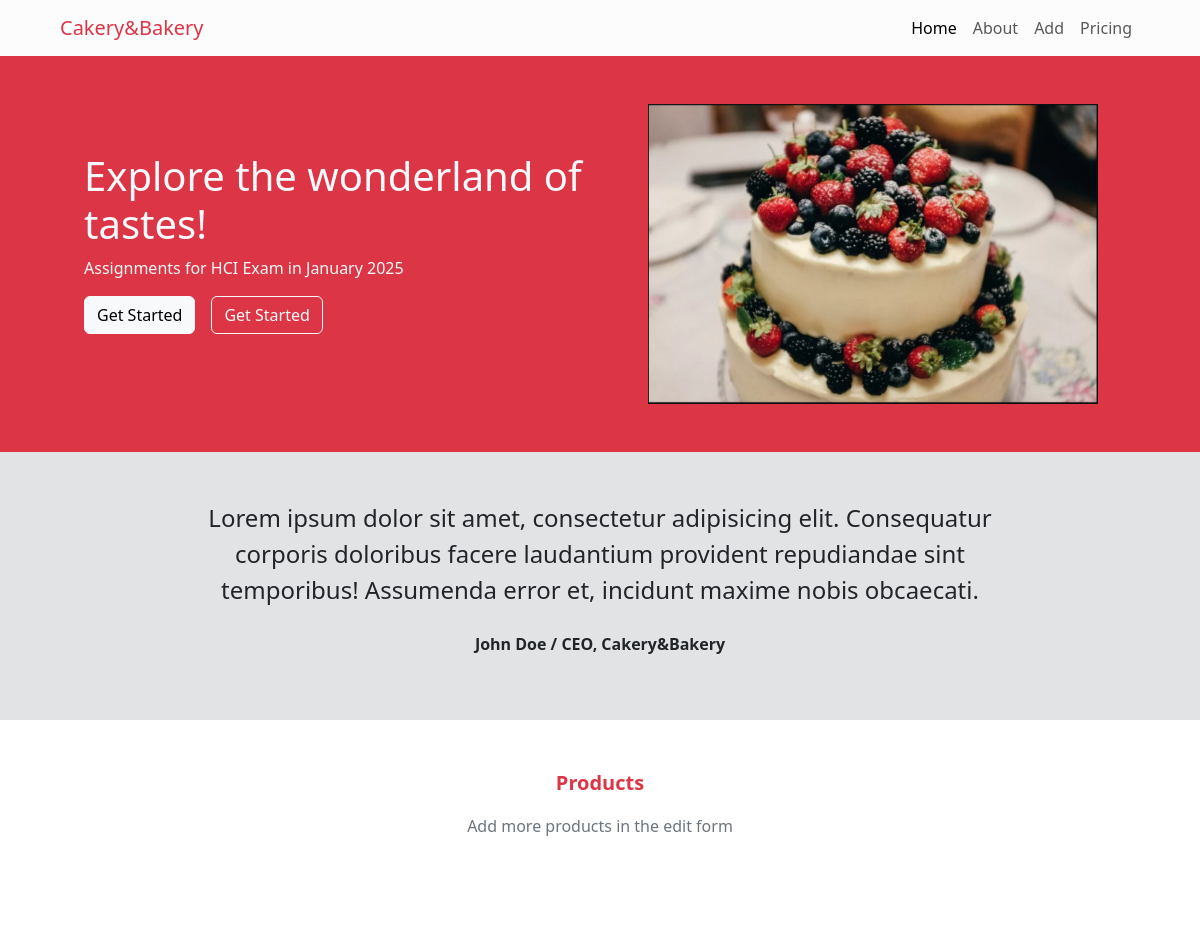
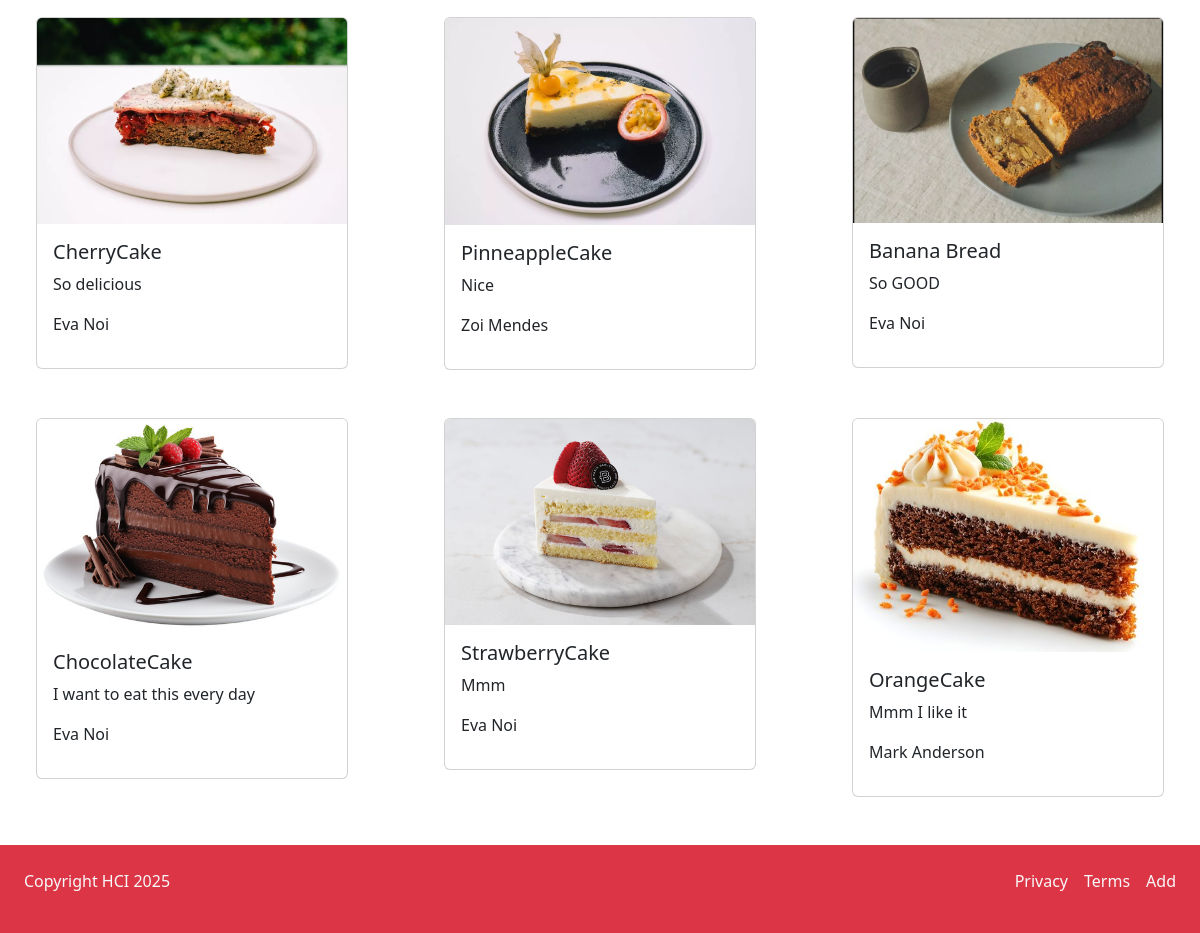
The page / on the database its author committed (2 pictures, top to bottom).
### cake_shop_app/models.py (models this page shows, shortened)
class Cake(models.Model):
    name = models.CharField(max_length=255, null=True, blank=True)
    price = models.IntegerField(null=True, blank=True)
    weight = models.IntegerField(null=True, blank=True)
    description = models.TextField(null=True, blank=True)
    image = models.ImageField(upload_to='cakes/', null=True, blank=True)
    baker = models.ForeignKey('Baker', on_delete=models.CASCADE, null=True, blank=True, related_name='cakes')

class Baker(models.Model):
    first_name = models.CharField(max_length=255, null=True, blank=True)
    last_name = models.CharField(max_length=255, null=True, blank=True)
    phone_number = models.CharField(max_length=255, null=True, blank=True)
    email = models.EmailField(max_length=255, null=True, blank=True)
    user = models.ForeignKey(User, null=True, blank=True, on_delete=models.CASCADE)
    image = models.ImageField(upload_to='bakers/', null=True, blank=True)
    def __str__(self):
        return f"{self.first_name} {self.last_name}"

### cake_shop_app/views.py (the view)
# urls.py: path("", index, name='index'),
def index(request):
    cakes = Cake.objects.all()
    return render(request, 'index.html', context={'cakes' : cakes})

### templates/index.html
{% extends 'base.html' %}
{% load static %}
{% block content %}
    <div class="row bg-danger p-5">
        <div class="col p-5">
            <h1 class="text-light">Explore the wonderland of tastes!</h1>
            <p class="text-light">Assignments for HCI Exam in January 2025</p>
            <div class="d-flex">
                <button class="btn btn-light">Get Started</button>
                <button class="btn btn-outline-light ms-3">Get Started</button>
            </div>
        </div>
        <div class="col">
            <img src="{% static 'main.png' %}" style="width: 450px; height: 300px"/>
        </div>
    </div>
    <div class="row bg-secondary-subtle justify-content-center p-5">
        <p class="fs-4 w-75 text-center">
            Lorem ipsum dolor sit amet, consectetur adipisicing elit. Consequatur corporis doloribus facere laudantium provident repudiandae sint temporibus! Assumenda error et, incidunt maxime nobis obcaecati.
        </p>
        <p class="text-center fw-bold mt-2">
            John Doe / CEO, Cakery&Bakery
        </p>
    </div>
    <div class="row p-5">
        <p class="fs-5 text-danger fw-bold text-center">Products</p>
        <p class="text-secondary text-center">Add more products in the edit form</p>
    </div>
    <div class="row">
    {% for cake in cakes %}
        <div class="col-4 px-5 mt-5">
        <div class="card">
          <img src="{{ cake.image.url }}" class="card-img-top" alt="...">
          <div class="card-body">
            <h5 class="card-title">{{ cake.name }}</h5>
            <p class="card-text">{{ cake.description }}</p>
            <p>{{ cake.baker }}</p>
          </div>
        </div>
        </div>
    {% endfor %}
    </div>
{% endblock %}

### templates/base.html (shortened to what this page needs)
{% load static %}
<!DOCTYPE html>
<html lang="en">
<head>
    <link rel="stylesheet" href="{% static 'bootstrap/css/bootstrap.css' %}"/>
</head>
<body>
<nav class="navbar navbar-expand-lg bg-light-subtle">
  <div class="container-fluid">
    <a class="navbar-brand ms-5 text-danger " href="#">Cakery&Bakery</a>
    <div class="collapse navbar-collapse justify-content-end d-flex pe-5" id="navbarNav">
      <ul class="navbar-nav">
        <li class="nav-item">
          <a class="nav-link active" aria-current="page" href="#">Home</a>
        </li>
        <li class="nav-item">
          <a class="nav-link" href="#">About</a>
        </li>
        <li class="nav-item">
          <a class="nav-link" href="add-cake/">Add</a>
        </li>
        <li class="nav-item">
          <a class="nav-link">Pricing</a>
        </li>
      </ul>
    </div>
  </div>
</nav>
{% block content %}
{% endblock %}
<footer class="bg-danger d-flex justify-content-between p-4 mt-5">
<p class="text-light">Copyright HCI 2025</p>
<ul class="list-unstyled d-flex">
    <li class="text-light">Privacy</li>
    <li class="mx-3 text-light">Terms</li>
    <li class="text-light">Add</li>
</ul>
</footer>
</body>
</html>

### rows shown on the page
Cake: image (picture), name "CherryCake", description "So delicious", baker "Eva Noi"
Cake: image (picture), name "PinneappleCake", description "Nice", baker "Zoi Mendes"
Cake: image (picture), name "Banana Bread", description "So GOOD", baker "Eva Noi"
Cake: image (picture), name "ChocolateCake", description "I want to eat this every day", baker "Eva Noi"
Cake: image (picture), name "StrawberryCake", description "Mmm", baker "Eva Noi"
Cake: image (picture), name "OrangeCake", description "Mmm I like it", baker "Mark Anderson"
